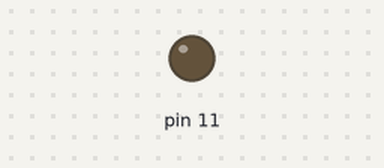
Recording of a sketch running on a simulated Arduino Uno, built with avr-gcc and run on an emulated ATmega328P. Parts: output pins drawn as LEDs (lit = HIGH).

Above: at 1.6 s.
At 5.3 s:
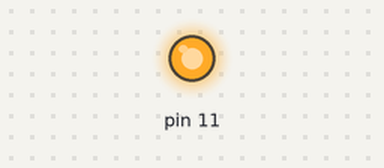
Timing chart, 0 to 6.0 s (numbered marks = the images above):
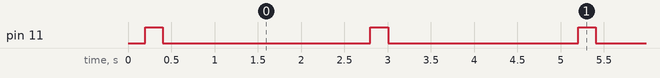

The sketch:

Speaker.ino
```cpp
void setup() {
  // put your setup code here, to run once:
   pinMode(11,OUTPUT);
}

void loop() {
  // put your main code here, to run repeatedly:
   digitalWrite(11,LOW);
   delay(200);
   digitalWrite(11,HIGH);
   delay(2);
   digitalWrite(11,HIGH);
   delay(200);
   digitalWrite(11,LOW);
   delay(2000);
   digitalWrite(11,LOW);
   delay(200);
   digitalWrite(11,LOW);
   delay(200);
   digitalWrite(11,HIGH);
   delay(2);
   digitalWrite(11,HIGH);
   delay(2);
   digitalWrite(11,HIGH);
   delay(200);
   digitalWrite(11,LOW);
   delay(2000);
   digitalWrite(11,LOW);
   delay(200);
   digitalWrite(11,HIGH);
   delay(2);
   digitalWrite(11,HIGH);
   delay(200);
   digitalWrite(11,LOW);
   delay(2000);
   digitalWrite(11,LOW);
   delay(200);
   digitalWrite(11,LOW);
   delay(200);
   digitalWrite(11,HIGH);
   delay(2);
   digitalWrite(11,HIGH);
   delay(2);
   digitalWrite(11,HIGH);
   delay(2);
   digitalWrite(11,HIGH);
   delay(200);
   digitalWrite(11,LOW);
   delay(2000);

}
```

Measured:
- by itself, pin 11: alternates HIGH for 0.20 s and LOW for 2.4 s
- by itself, everything shown: repeats every 5.0 s, in 4 steps
